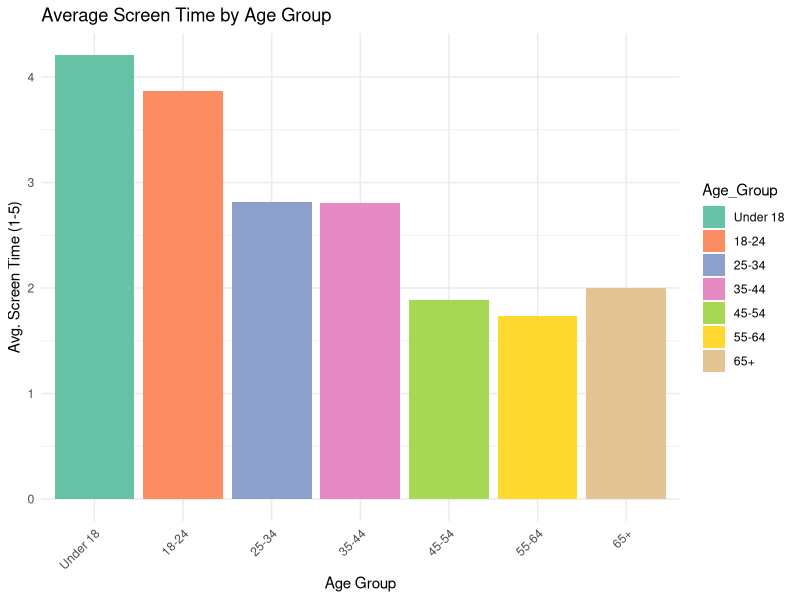
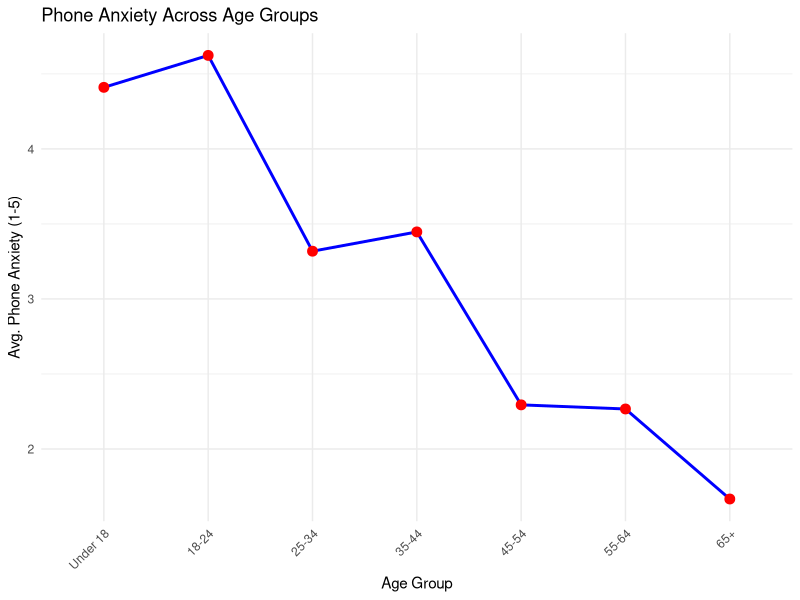
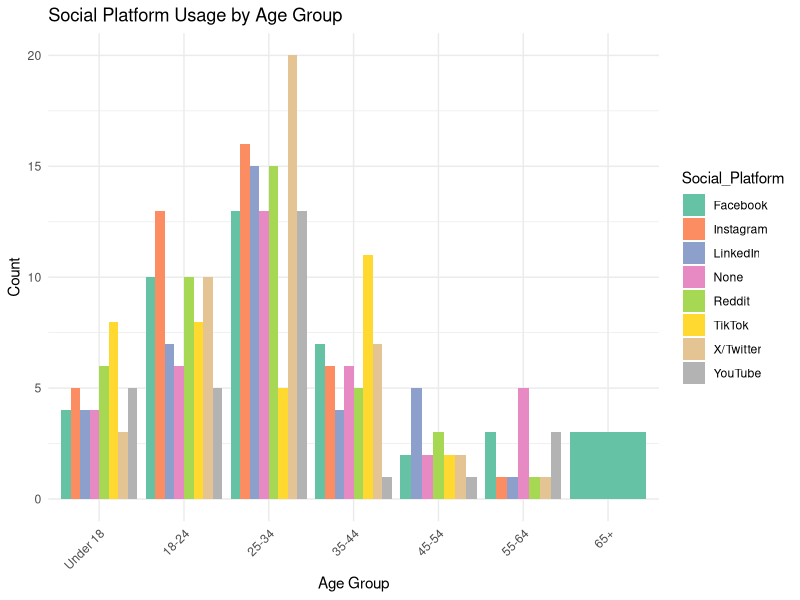
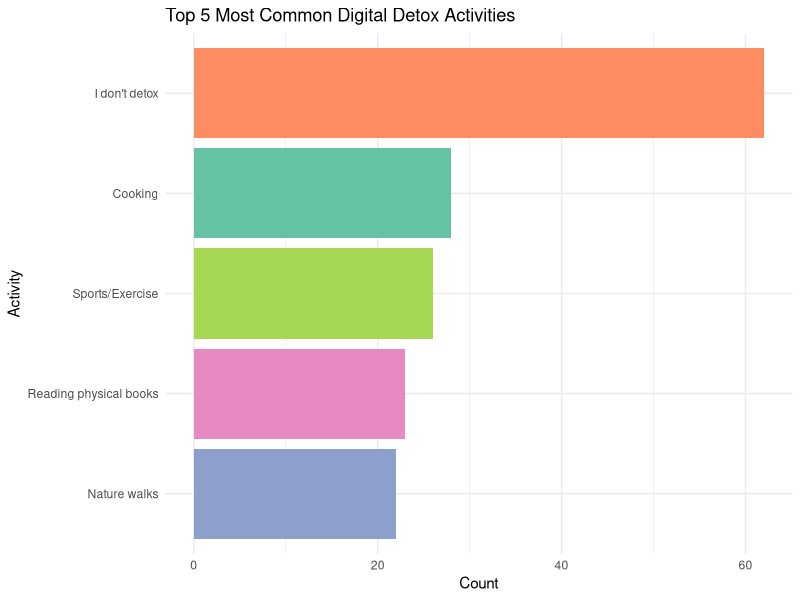

Here is the R script that generated these plots, in order:
## ---- chunk 1
library(ggplot2)
library(dplyr)
library(scales)
library(RColorBrewer)

survey_data <- read.csv("digital_habits_survey.csv")

age_levels <- c("Under 18", "18-24", "25-34", "35-44", "45-54", "55-64", "65+")
survey_data$Age_Group <- factor(survey_data$Age_Group, levels = age_levels, ordered = TRUE)

# Define a consistent color palette (Set2)
palette_colors <- brewer.pal(8, "Set2")

# Bar Chart: Average Screen Time by Age Group
screen_time_avg <- survey_data %>%
  group_by(Age_Group) %>%
  summarise(Avg_Screen_Time = mean(Screen_Time, na.rm=TRUE))

ggplot(screen_time_avg, aes(x = Age_Group, y = Avg_Screen_Time, fill = Age_Group)) +
  geom_bar(stat = "identity") +
  scale_fill_manual(values = palette_colors) +  # Apply Set2 manually
  theme_minimal() +
  labs(title = "Average Screen Time by Age Group", 
       y = "Avg. Screen Time (1-5)", x = "Age Group") +
  theme(axis.text.x = element_text(angle = 45, hjust = 1))

# Line Chart: Phone Anxiety Across Age Groups
phone_anxiety_avg <- survey_data %>%
  group_by(Age_Group) %>%
  summarise(Avg_Phone_Anxiety = mean(Phone_Anxiety, na.rm=TRUE))

ggplot(phone_anxiety_avg, aes(x = Age_Group, y = Avg_Phone_Anxiety, group = 1)) +
  geom_line(color = "blue", size = 1) +
  geom_point(size = 3, color = "red") +
  theme_minimal() +
  labs(title = "Phone Anxiety Across Age Groups", 
       y = "Avg. Phone Anxiety (1-5)", x = "Age Group") +
  theme(axis.text.x = element_text(angle = 45, hjust = 1))

# Grouped Bar Chart: Social Platform Usage by Age Group
social_platform_count <- survey_data %>%
  count(Age_Group, Social_Platform)

ggplot(social_platform_count, aes(x = Age_Group, y = n, fill = Social_Platform)) +
  geom_bar(stat = "identity", position = "dodge") +
  scale_fill_manual(values = palette_colors) +  # Apply Set2
  theme_minimal() +
  labs(title = "Social Platform Usage by Age Group", y = "Count", x = "Age Group") +
  theme(axis.text.x = element_text(angle = 45, hjust = 1))

# Horizontal Bar Chart: Most Common Digital Detox Activities
digital_detox_count <- survey_data %>%
  count(Digital_Detox, sort=TRUE) %>%
  top_n(5, n)

ggplot(digital_detox_count, aes(x = reorder(Digital_Detox, n), y = n, fill = Digital_Detox)) +
  geom_bar(stat = "identity") +
  scale_fill_manual(values = palette_colors) +  # Apply Set2
  coord_flip() +
  theme_minimal() +
  labs(title = "Top 5 Most Common Digital Detox Activities", 
       y = "Count", x = "Activity") +
  theme(legend.position="none")
